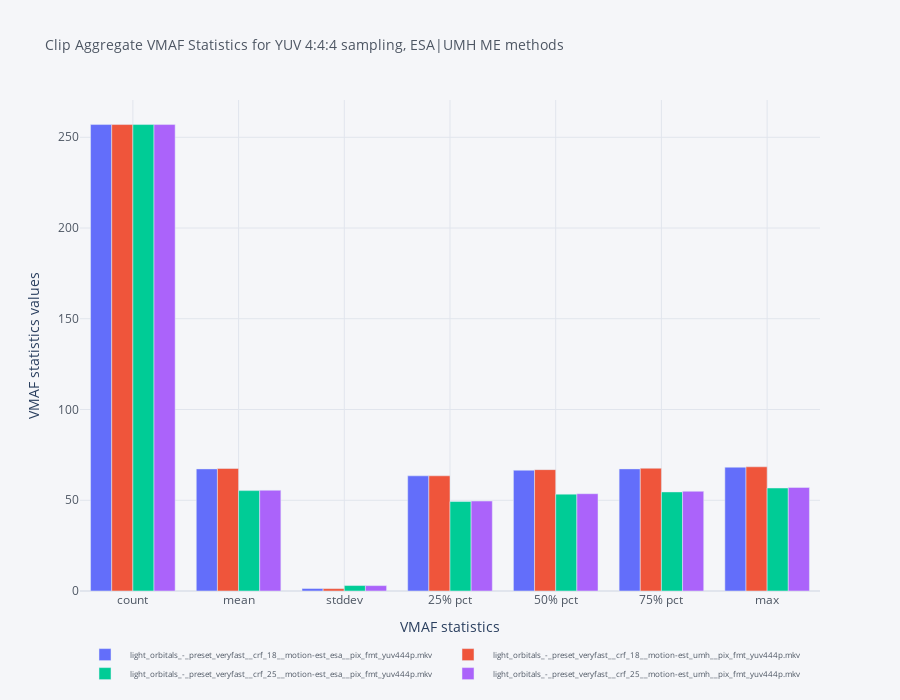

The notebook cell saved with this chart:
### Markdown cell above
### Reading the VMAF Score

As mentioned earlier and referred to in the [NetFlix Technical Blog](https://netflixtechblog.com/vmaf-the-journey-continues-44b51ee9ed12)

> VMAF scores range from 0 to 100, with 0 indicating the lowest quality, and 100 the highest. A good way to think about a VMAF score is to linearly map it to the human opinion scale under which condition the training scores are obtained. As an example, the default model v0.6.1 is trained using scores collected by the Absolute Category Rating (ACR) methodology using a 1080p display with viewing distance of 3H. Viewers voted the video quality on the scale of “bad”, “poor”, “fair”, “good” and “excellent”, and roughly speaking, “bad” is mapped to the VMAF scale 20 and “excellent” to 100. Thus, a VMAF score of 70 can be interpreted as a vote between “good” and “fair” by an average viewer under the 1080p and 3H condition. Another factor to consider is that the best and the worst votes a viewer can give is calibrated by the highest- and lowest-quality videos in the entire set (during training, and before the actual test starts, subjects are typically accustomed to the experiment’s scale). In the case of the default model v0.6.1, the best and the worst videos are the ones compressed at 1080p with a low quantization parameter (QP) and the ones at 240p with a high QP, respectively.

According to this criteria, anything but the YUV 4:4:4 sampled clip with a CRF of 18 is discarded. However according to [Twitter Engineering](https://blog.twitter.com/engineering/en_us/topics/infrastructure/2020/introducing-vmaf-percentiles-for-video-quality-measurements) one shouldn't give too much credence to the mean since it might hide difficult to encode frames, choosing percentiles instead.

> aggregating VMAF scores of frames by averaging over the entire sequence may hide the impact of difficult-to-encode frames (if these frames occur infrequently). An optimal way to pool frames is an open problem

> By definition, the 5th percentile gives us a VMAF score of the worst 5% frames while the 50th percentile is the median. The intuition here is that instead of weighing all frames equally and getting one score, we rank frames according to their complexity and look at how a particular encoder setting performs across these different ranks. We want to prioritize improving quality on frames in the order of their VMAF scores, from lowest to highest. Frames with a high VMAF score already look great and improving quality on them won’t matter as much

### Code cell
#for k, v in dfs.items():
#    if ("crf_18" in k or "crf_25" in k) and "yuv444p" in k:
#        #print(f"VMAF overall statistics: {dfs[k]['vmaf'].describe()}")
#        dfs[k]["vmaf"].describe().iplot(kind="bar")
        
fig = go.Figure()
fig["layout"] = flayout

for k, v in dfs.items():
    if ("crf_18" in k or "crf_25" in k) and "yuv444p" in k:
        fig.add_trace(
            go.Bar(x=["count", "mean", "stddev", "25% pct", "50% pct", "75% pct", "max"], y=dfs[k]["vmaf"].describe(),
                   name=str(k),
))
        
fig.update_xaxes(type="category", title="VMAF statistics")
fig.update_yaxes(title="VMAF statistics values")
fig.update_layout(title=dict(font=dict(size=14),
                             text="Clip Aggregate VMAF Statistics for YUV 4:4:4 sampling, ESA|UMH ME methods"),
                  legend=dict(orientation="h",
                              itemsizing="trace",
                              itemwidth=40,
                              tracegroupgap=5,
                              font=dict(size=8),),
                  width=900, height=700,
                 )

### Figure 1 — Plotly figure (JSON) as saved in the notebook; plotly's stock layout.template omitted (floating-point values rounded to 4 significant figures)
{"data": [{"name": "light_orbitals_-_preset_veryfast__crf_18__motion-est_esa__pix_fmt_yuv444p.mkv", "type": "bar", "x": ["count", "mean", "stddev", "25% pct", "50% pct", "75% pct", "max"], "y": [257, 67.27, 1.364, 63.46, 66.55, 67.29, 68.19, 71.3]}, {"name": "light_orbitals_-_preset_veryfast__crf_18__motion-est_umh__pix_fmt_yuv444p.mkv", "type": "bar", "x": ["count", "mean", "stddev", "25% pct", "50% pct", "75% pct", "max"], "y": [257, 67.5, 1.315, 63.47, 66.87, 67.64, 68.43, 71.3]}, {"name": "light_orbitals_-_preset_veryfast__crf_25__motion-est_esa__pix_fmt_yuv444p.mkv", "type": "bar", "x": ["count", "mean", "stddev", "25% pct", "50% pct", "75% pct", "max"], "y": [257, 55.31, 3.008, 49.3, 53.37, 54.58, 56.75, 65.56]}, {"name": "light_orbitals_-_preset_veryfast__crf_25__motion-est_umh__pix_fmt_yuv444p.mkv", "type": "bar", "x": ["count", "mean", "stddev", "25% pct", "50% pct", "75% pct", "max"], "y": [257, 55.51, 2.966, 49.56, 53.61, 54.93, 57.03, 65.56]}], "layout": {"height": 700, "legend": {"bgcolor": "#F5F6F9", "font": {"color": "#4D5663", "size": 8}, "itemsizing": "trace", "itemwidth": 40, "orientation": "h", "tracegroupgap": 5}, "paper_bgcolor": "#F5F6F9", "plot_bgcolor": "#F5F6F9", "title": {"font": {"color": "#4D5663", "size": 14}, "text": "Clip Aggregate VMAF Statistics for YUV 4:4:4 sampling, ESA|UMH ME methods"}, "width": 900, "xaxis": {"autorange": true, "gridcolor": "#E1E5ED", "range": [-0.5, 6.5], "showgrid": true, "tickfont": {"color": "#4D5663"}, "title": {"text": "VMAF statistics"}, "type": "category", "zerolinecolor": "#E1E5ED"}, "yaxis": {"autorange": true, "gridcolor": "#E1E5ED", "range": [0, 270.5], "showgrid": true, "tickfont": {"color": "#4D5663"}, "title": {"text": "VMAF statistics values"}, "type": "linear", "zerolinecolor": "#E1E5ED"}}}
